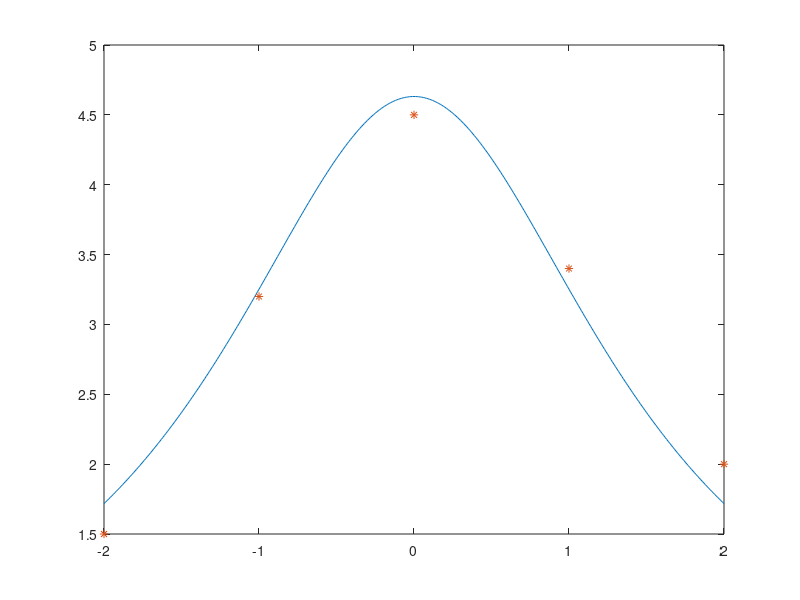

Recreate this plot in MATLAB.
% Caner Topuz
% 090200358
% Review_Q12
clear
close all
clc

x = -2:2;
y = [1.5 3.2 4.5 3.4 2];
n = length(x);

% POLYFIT VERSION
% res = polyfit(x.^2,1./y,1);
% a = 1./res(1);
% b = a*res(2);
% t = -2:0.1:2;
% y2 = a./(t.^2+b);
% plot(x,y,'*',t,y2);
% figure;

x2 = x.^2;
y2 = 1./y;

Sx = sum(x2);
Sy = sum(y2);
Sxx = sum(x2.^2);
Syy = sum(y2.^2);
Sxy = sum(x2.*y2);

% y = mx + b;
m = (n*Sxy - Sy*Sx) / (n*Sxx - Sx*Sx);
b = (Sxx*Sy - Sxy*Sx) / (n*Sxx - Sx*Sx);

aEq = 1/m;
bEq = b/m;
t = -2:0.01:2;
res = aEq./(t.^2 + bEq);

plot(t,res);
hold on;
plot(x,y,'*');

yMean = mean(y);
yCal = aEq./(x.^2 + bEq);

SSE = 0;
for i=1:n
    SSE = SSE + (y(i) - yCal(i))^2;
end

SST = 0;
for i=1:n
    SST = SST + (y(i) - yMean)^2;
end

Rsquare = 1 - SSE/SST;
fprintf('R = %.2f\n',Rsquare);